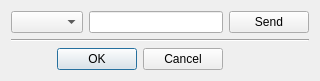
<?xml version="1.0" encoding="UTF-8"?>
<ui version="4.0">
 <class>ControllerCommandDialog</class>
 <widget class="QDialog" name="ControllerCommandDialog">
  <property name="geometry">
   <rect>
    <x>0</x>
    <y>0</y>
    <width>320</width>
    <height>78</height>
   </rect>
  </property>
  <property name="windowTitle">
   <string>Send Command</string>
  </property>
  <layout class="QGridLayout" name="gridLayout">
   <item row="0" column="1">
    <widget class="QLineEdit" name="lineEdit"/>
   </item>
   <item row="0" column="0">
    <widget class="QComboBox" name="comboBox"/>
   </item>
   <item row="0" column="2">
    <widget class="QPushButton" name="pushButton">
     <property name="text">
      <string>Send</string>
     </property>
    </widget>
   </item>
   <item row="3" column="0" colspan="2">
    <widget class="QDialogButtonBox" name="buttonBox">
     <property name="orientation">
      <enum>Qt::Horizontal</enum>
     </property>
     <property name="standardButtons">
      <set>QDialogButtonBox::Cancel|QDialogButtonBox::Ok</set>
     </property>
    </widget>
   </item>
   <item row="2" column="0" colspan="3">
    <widget class="Line" name="line_2">
     <property name="orientation">
      <enum>Qt::Horizontal</enum>
     </property>
    </widget>
   </item>
  </layout>
 </widget>
 <resources/>
 <connections>
  <connection>
   <sender>buttonBox</sender>
   <signal>accepted()</signal>
   <receiver>ControllerCommandDialog</receiver>
   <slot>accept()</slot>
   <hints>
    <hint type="sourcelabel">
     <x>219</x>
     <y>68</y>
    </hint>
    <hint type="destinationlabel">
     <x>157</x>
     <y>77</y>
    </hint>
   </hints>
  </connection>
  <connection>
   <sender>buttonBox</sender>
   <signal>rejected()</signal>
   <receiver>ControllerCommandDialog</receiver>
   <slot>reject()</slot>
   <hints>
    <hint type="sourcelabel">
     <x>219</x>
     <y>68</y>
    </hint>
    <hint type="destinationlabel">
     <x>286</x>
     <y>77</y>
    </hint>
   </hints>
  </connection>
  <connection>
   <sender>pushButton</sender>
   <signal>clicked()</signal>
   <receiver>ControllerCommandDialog</receiver>
   <slot>SendCommand()</slot>
   <hints>
    <hint type="sourcelabel">
     <x>266</x>
     <y>26</y>
    </hint>
    <hint type="destinationlabel">
     <x>276</x>
     <y>50</y>
    </hint>
   </hints>
  </connection>
 </connections>
 <slots>
  <slot>SendCommand()</slot>
 </slots>
</ui>
